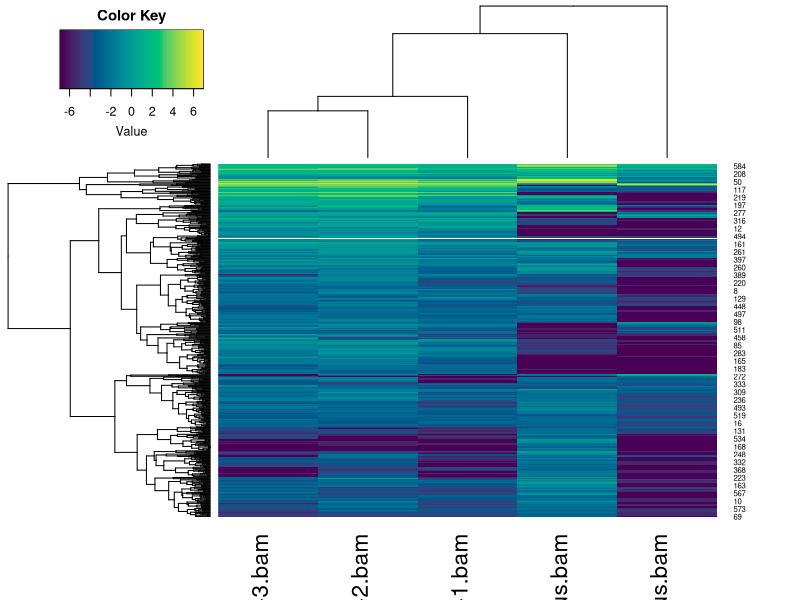
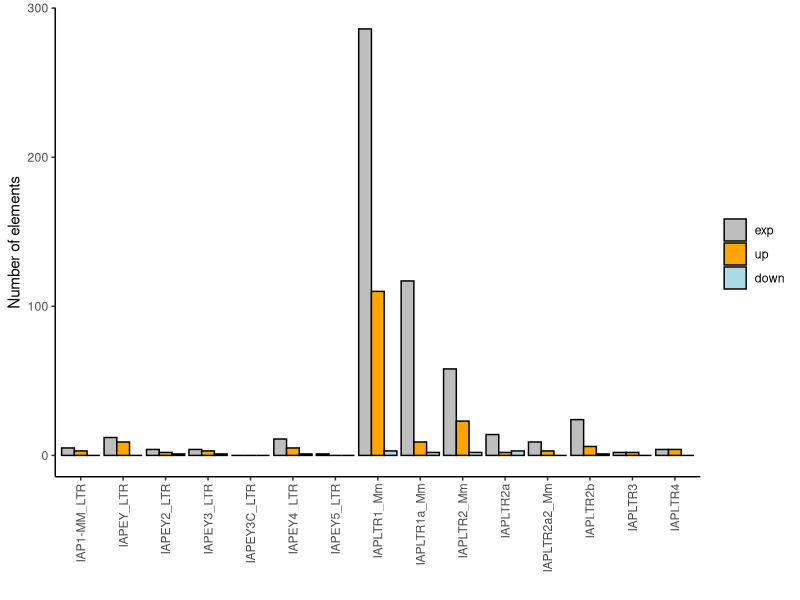
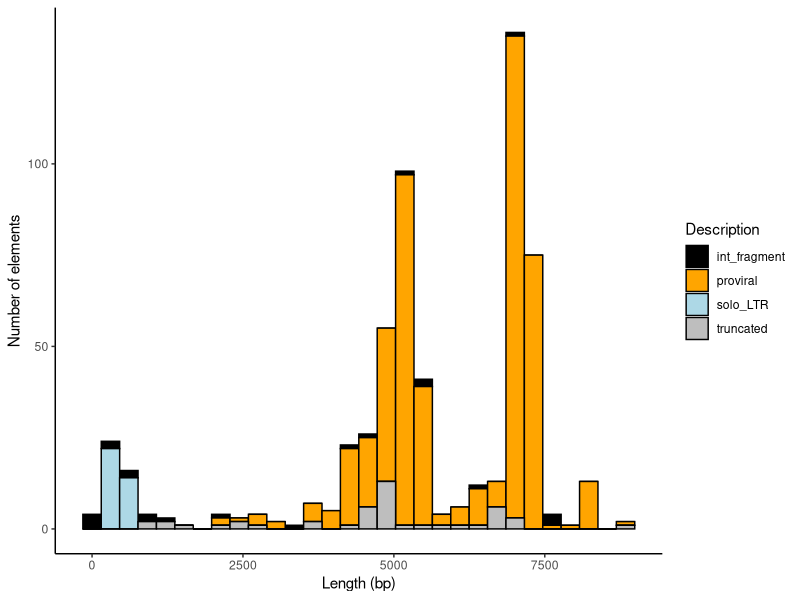

Here is the R script that generated these plots, in order:
library(tidyverse)
library(gplots)


##read IAP data
##rpm counts from Seqmonk using IAP_merged annotation, only intergenic elements

iap = read_tsv('IAP_intergenic_RPM.txt')
iap$placenta = rowMeans(select(iap, starts_with('Placenta')))


##mark loci with minimum expression and DE

iap = mutate(iap, expr = placenta>-3 | GFPTSCs_musculus.bam>-3 | bTSCs_musculus.bam>-3,
			up = placenta-GFPTSCs_musculus.bam>1 & placenta-bTSCs_musculus.bam>1,
			down = GFPTSCs_musculus.bam-placenta>1 & bTSCs_musculus.bam-placenta>1)


##plot heatmap

iap.mat = as.matrix(filter(iap, expr) %>% select(ends_with('bam')))

heatmap.2(iap.mat, trace='none', scale='none',
	col=hcl.colors(100), density.info='none')


##count subfamilies and conformation

subf.count = group_by(iap, Feature) %>%
	summarise(exp=sum(expr), up=sum(expr&up), down=sum(expr&down))

conf.count = group_by(iap, Description) %>%
	summarise(exp=sum(expr), up=sum(expr&up), down=sum(expr&down))


##plot subfamily counts

filter(subf.count, !grepl('int',Feature) & !grepl('_I',Feature)) %>%
pivot_longer(cols=!Feature, names_to='type', values_to='counts') %>%
ggplot(aes(x=Feature, y=counts, fill=factor(type, levels=c('exp','up','down')))) +
	geom_bar(stat='identity', position=position_dodge(), col='black') +
	theme_classic() +
	xlab('') +
	ylab('Number of elements') +
	labs(fill='') +
	scale_x_discrete(guide = guide_axis(angle = 90)) +
	scale_fill_manual(values=c('grey','orange','lightblue'))


##plot element lengths

mutate(iap, len=End-Start) %>% filter(expr, len<10000) %>%
ggplot(aes(x=len, fill=Description)) +
	geom_histogram(col='black') +
	theme_classic() +
	xlab('Length (bp)') +
	ylab('Number of elements') +
	scale_fill_manual(values=c('black','orange','lightblue','grey'))
